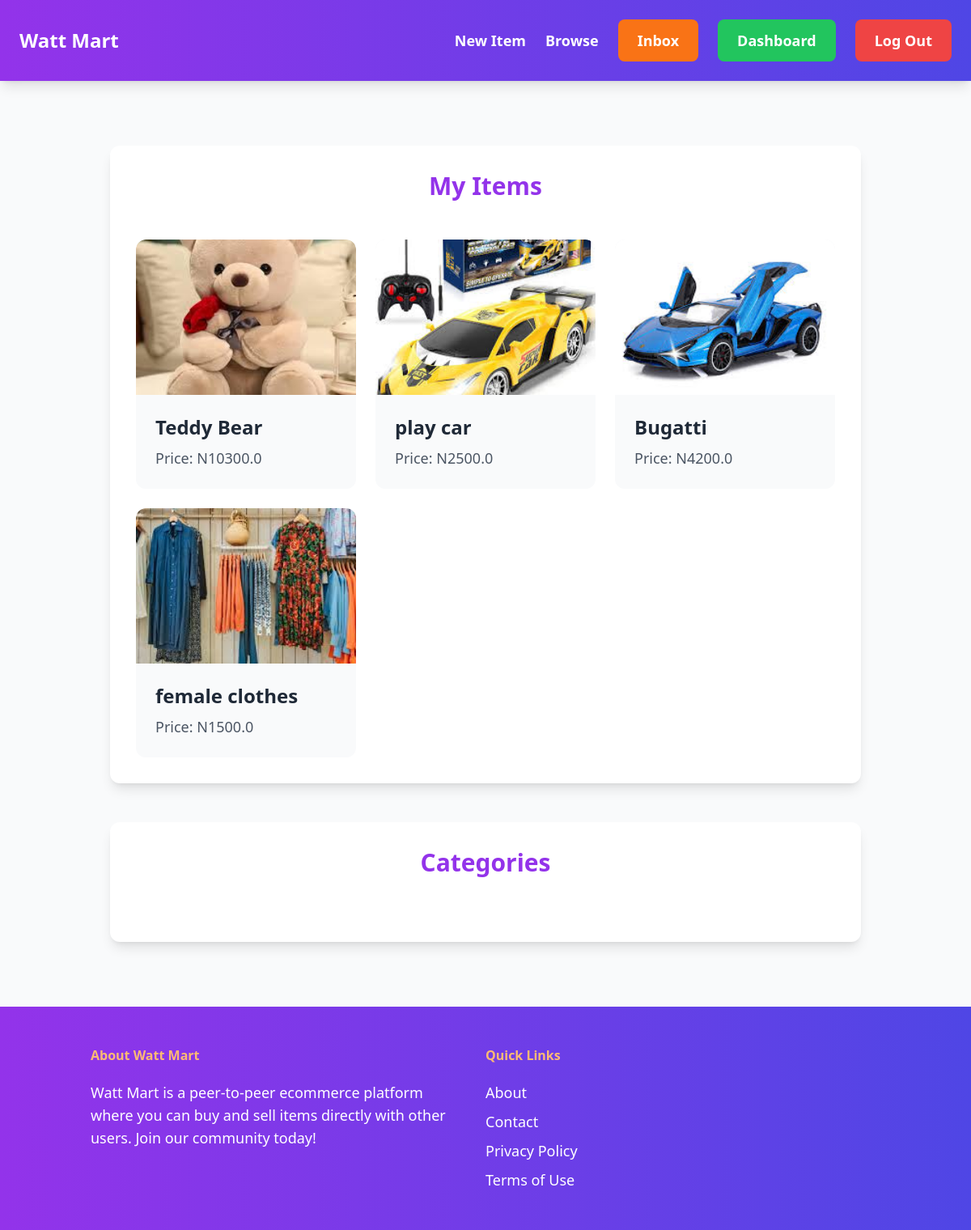
The page /dashboard/ (signed in) on the database its author committed.
### item/models.py (models this page shows, shortened)
class Item(models.Model):
    category = models.ForeignKey(Category, related_name='items', on_delete=models.CASCADE)
    name = models.CharField(max_length=255)
    description = models.TextField(blank=True, null=True)
    price = models.FloatField()
    image = models.ImageField(upload_to='item_images', blank=True, null=True)
    is_sold = models.BooleanField(default=False)
    created_by = models.ForeignKey(User, related_name='item', on_delete=models.CASCADE)
    created_at = models.DateTimeField(auto_now_add=True)

### dashboard/views.py (the view)
# urls.py: path('', views.index, name='index'),
@login_required
def index(request):
    items = Item.objects.filter(created_by=request.user)
    return render(request, 'dashboard/index.html', {'items': items})

### dashboard/templates/dashboard/index.html (shortened to what this page needs)
{% extends 'core/base.html' %}
{% block content %}
<div class="container mx-auto px-6 py-12">
    <div class="bg-white p-8 rounded-xl shadow-lg">
        <h2 class="mb-12 text-3xl font-bold text-purple-600 text-center">My Items</h2>
        <div class="grid grid-cols-1 md:grid-cols-3 gap-6">
            {% for item in items %}
                <div class="bg-gray-50 rounded-xl overflow-hidden hover:shadow-md transition duration-300">
                    <a href="{% url 'item:detail' item.id %}">
                        <div>
                            <img src="{{ item.image.url }}" class="w-full h-48 object-cover rounded-t-xl">
                        </div>
                        <div class="p-6">
                            <h2 class="text-2xl font-semibold text-gray-800">{{ item.name }}</h2>
                            <p class="text-lg text-gray-600 mt-2">Price: N{{ item.price }}</p>
                        </div>
                    </a>
                </div>
            {% endfor %}
        </div>
    </div>
    <div class="mt-12 bg-white p-8 rounded-xl shadow-lg">
        <h2 class="mb-12 text-3xl font-bold text-purple-600 text-center">Categories</h2>
    </div>
</div>
{% endblock %}

### rows shown on the page
Item: image (picture), name "Teddy Bear", price "10300.0"
Item: image (picture), name "play car", price "2500.0"
Item: image (picture), name "Bugatti", price "4200.0"
Item: image (picture), name "female clothes", price "1500.0"
